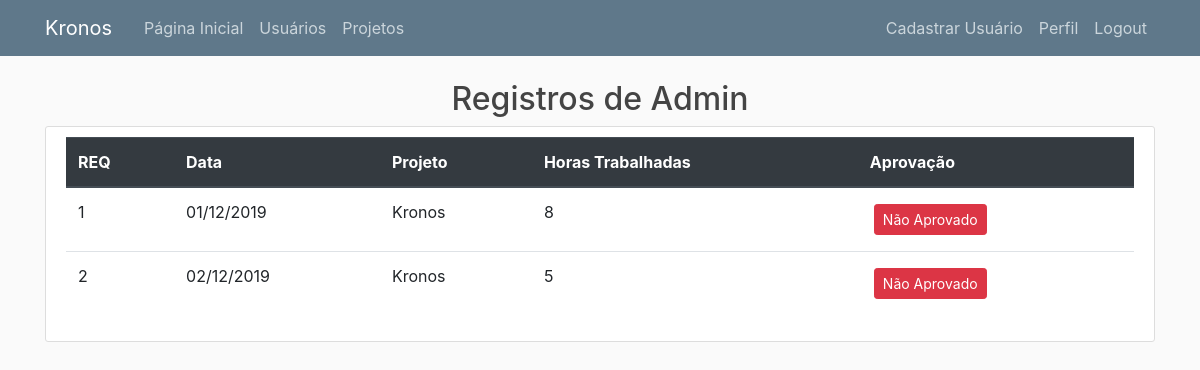
Page /usuario_registros/1 (signed in) on the earlier database version.
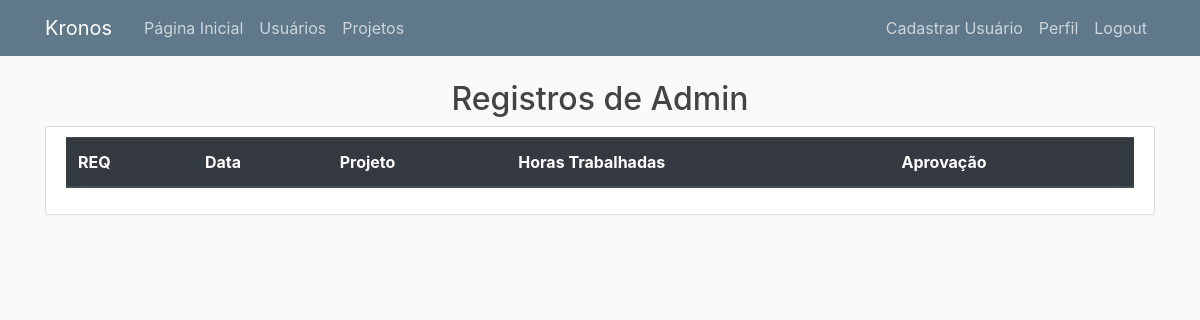
Same page on the later database version.
### kronos/models.py (models this page shows, shortened)
class RegistroHoras(db.Model):
    __tablename__ = 'registros'
    id = db.Column(db.Integer, primary_key=True)
    data = db.Column(Data, nullable=False)
    aprovacao = db.Column(db.Boolean, default=False)
    total_horas = db.Column(db.Integer, nullable=False)
    usuario_id = db.Column(db.Integer, db.ForeignKey('usuarios.id'), nullable=False)
    projeto_id = db.Column(db.Integer, db.ForeignKey('projetos.id'), nullable=False)

class Projeto(db.Model):
    __tablename__ = 'projetos'
    id = db.Column(db.Integer, primary_key=True)
    nome = db.Column(db.String(50), nullable=False)
    descricao = db.Column(db.Text)
    data_inicio = db.Column(Data, nullable=False, default=datetime.utcnow)
    data_entrega = db.Column(Data, nullable=False)
    total_horas = db.Column(db.Integer, nullable=False, default=0)
    registros = db.relationship('RegistroHoras', backref='projeto', lazy=True)

### kronos/routes.py (the view)
@app.route('/usuario_registros/<int:usuario_id>')
def usuario_registros(usuario_id):
    usuario = Usuario.query.get_or_404(usuario_id)
    registros = RegistroHoras.query.filter_by(usuario_id=usuario.id)
    titulo = 'Registros - ' + usuario.nome
    return render_template('usuario_registros.html', titulo =' Registros -' + usuario.nome, registros=registros, usuario=usuario)

### kronos/models.py (called while the page is built)
@login_manager.user_loader
def load_user(usuario_id):
    return Usuario.query.get(int(usuario_id))

### kronos/templates/usuario_registros.html
{% extends "base.html" %}
{% block content %}
<h2 style="text-align:center">Registros de {{ usuario.nome }}</h2>
<div class="content-section">
        <table class="table">
                <thead class="thead-dark">
                        <tr>
                        <th>REQ</th>
                        <th>Data</th>
                        <th>Projeto</th>
                        <th>Horas Trabalhadas</th>
                        <th>Aprovação</th>
                        </tr>
                </thead>
                <tbody>
                        {% for registro in registros %}
                        <tr>
                                <td>{{ registro.id }}</td>
                                <td>{{ registro.data.strftime('%d/%m/%Y') }}</td>
                                <td>{{ registro.projeto.nome }}</td>
                                <td>{{ registro.total_horas }}</td>
                                {% if registro.aprovacao %}
                                        <td><a class="btn btn-secondary btn-sm m-1" href="{{ url_for('reprovar', registro_id=registro.id, usuario_id=usuario.id) }}">Aprovado</a></td>
                                {% else %}
                                        <td><a class="btn btn-danger btn-sm m-1" href="{{ url_for('aprovar', registro_id=registro.id, usuario_id=usuario.id) }}">Não Aprovado</a></td>
                                {% endif %}
                        </tr>
                        {% endfor %}
                </tbody>
                </table>
</div>
{% endblock content %}

Differences in the rows shown:
removed RegistroHoras: id "1", data "01/12/2019", projeto.nome "Kronos", total_horas "8"
removed RegistroHoras: id "2", data "02/12/2019", projeto.nome "Kronos", total_horas "5"
